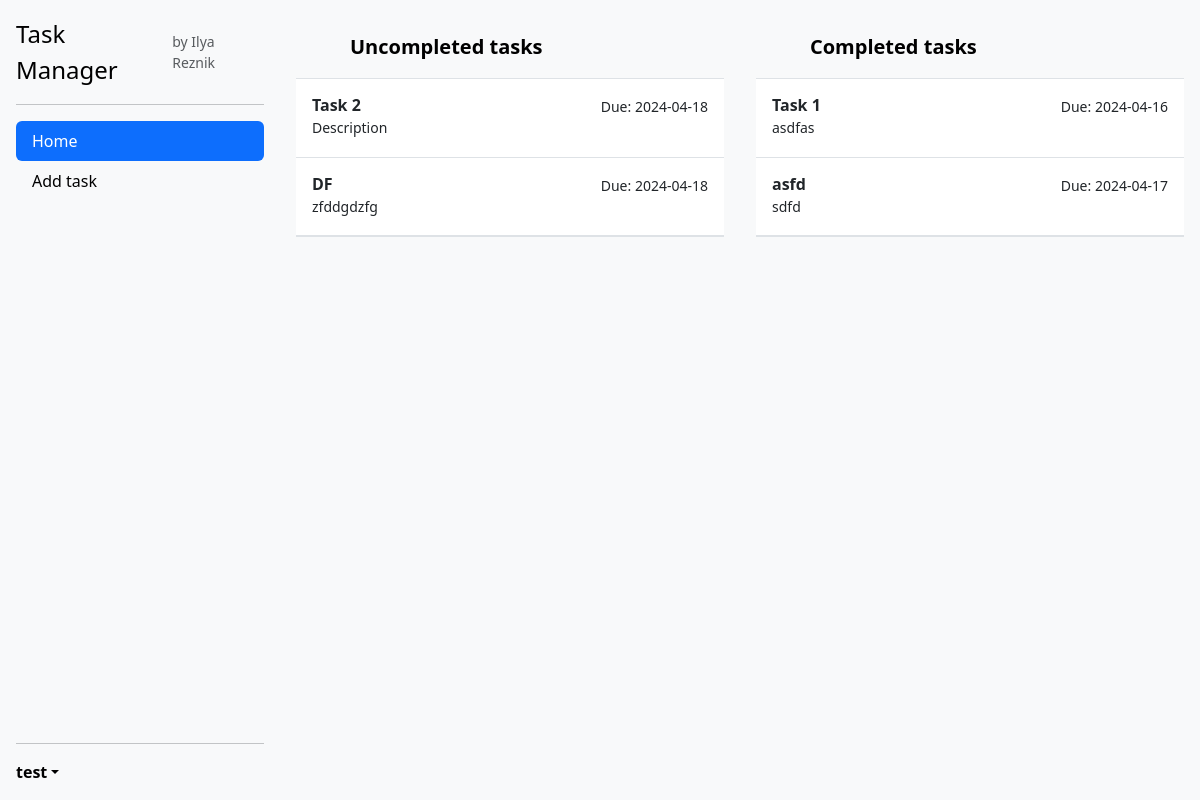
Screenshot of / (signed in) with the database file from the repository.
### models.py (models this page shows)
class Task(db.Model):
    id = db.Column(db.Integer, primary_key=True)
    name = db.Column(db.String(100), nullable=False)
    description = db.Column(db.String(255))
    due_date = db.Column(db.Date)
    completed = db.Column(db.Boolean, default=False)
    user_id = db.Column(db.Integer, db.ForeignKey('user.id'), nullable=False)

### app.py (the view)
@app.route('/', methods=['GET', 'POST'])
def tasks():
    if 'user_id' not in session:
        flash('Please log in first.', 'danger')
        return redirect(url_for('login'))
    user_id = session['user_id']
    uncompleted_tasks = Task.query.filter_by(user_id=user_id, completed=False).all()
    completed_tasks = Task.query.filter_by(user_id=user_id, completed=True).all()
    return render_template('tasks.html', username=session['username'], uncompleted_tasks=uncompleted_tasks, completed_tasks=completed_tasks)

### app.py (called while the page is built)
@app.before_request
def before_request():
    if request.method == 'POST' and request.form.get('_method'):
        request.environ['REQUEST_METHOD'] = request.form.get('_method').upper()

### templates/tasks.html (shortened to what this page needs)
{% extends "base.html" %}
{% block content %}
<div class="d-flex flex-column align-items-stretch flex-shrink-1 bg-body-tertiary p-3" style="width: 100vh;">
    <a href="/" class="d-flex align-items-center flex-shrink-1 p-3 link-body-emphasis text-decoration-none border-bottom">
    <svg class="bi pe-none me-2" width="30" height="24"><use xlink:href="#bootstrap"></use></svg>
    <span class="fs-5 fw-semibold">Uncompleted tasks</span>
    </a>
    <div class="list-group list-group-flush border-bottom scrollarea">
        {% if uncompleted_tasks %}
            {% for task in uncompleted_tasks %}
            <button class="list-group-item list-group-item-action py-3 lh-sm" data-bs-toggle="collapse" data-bs-target="#controls-collapse-{{task.id}}" aria-expanded="false" aria-current="true">
                <div class="d-flex w-100 align-items-center justify-content-between">
                <strong class="mb-1">{{ task.name }}</strong>
                <small>Due: {{ task.due_date }}</small>
                </div>
                <div class="col-10 mb-1 small">{{ task.description }}</div>
            </button>
            {% endfor %}
    {% else %}
        <p>No uncompleted tasks found.</p>
    {% endif %}
    </div>
</div>
<div class="d-flex flex-column align-items-stretch flex-shrink-1 bg-body-tertiary p-3" style="width: 100vh;">
    <a href="/" class="d-flex align-items-center flex-shrink-1 p-3 link-body-emphasis text-decoration-none border-bottom">
    <svg class="bi pe-none me-2" width="30" height="24"><use xlink:href="#bootstrap"></use></svg>
    <span class="fs-5 fw-semibold">Completed tasks</span>
    </a>
    <div class="list-group list-group-flush border-bottom scrollarea">
        {% if completed_tasks %}
            {% for task in completed_tasks %}
            <button class="list-group-item list-group-item-action py-3 lh-sm" data-bs-toggle="collapse" data-bs-target="#controls-collapse-{{task.id}}" aria-expanded="false" aria-current="true">
                <div class="d-flex w-100 align-items-center justify-content-between">
                <strong class="mb-1">{{ task.name }}</strong>
                <small>Due: {{ task.due_date }}</small>
                </div>
                <div class="col-10 mb-1 small">{{ task.description }}</div>
            </button>
            {% endfor %}
    {% else %}
        <p>No completed tasks found.</p>
    {% endif %}
    </div>
</div>
{% endblock %}

### templates/base.html (shortened to what this page needs)
<!DOCTYPE html>
<html>
<head>
    <link href="https://cdn.jsdelivr.net/npm/bootstrap@5.3.3/dist/css/bootstrap.min.css" rel="stylesheet">
</head>
<body>
    <main class="d-flex flex-nowrap">
        <div class="d-flex flex-column flex-shrink-0 p-3 bg-body-tertiary" style="width: 280px;">
            <a href="/" class="d-flex align-items-center mb-3 mb-md-0 me-md-auto link-body-emphasis text-decoration-none">
              <span class="fs-4">Task Manager</span>
              <small class="p-2 text-body-secondary">by Ilya Reznik</small>
            </a>
            <hr>
            <ul class="nav nav-pills flex-column mb-auto">
              <li class="nav-item">
                <a href="/" class="nav-link link-body-emphasis" aria-current="page" id="homelink">
                  Home
                </a>
              </li>
              <li>
                <a href="/add_task" class="nav-link link-body-emphasis" id="add_task">
                  Add task
                </a>
              </li>
            </ul>
            <hr>
            <div class="dropdown">
              <a href="#" class="d-flex align-items-center link-body-emphasis text-decoration-none dropdown-toggle" data-bs-toggle="dropdown" aria-expanded="false">
                <strong>{{ username }}</strong>
              </a>
            </div>
          </div>
            {% block content %}
            {% endblock %}
    </main>
</body>
</html>

### templates/base.html (style rules this page uses)
body { min-height: 100vh; min-height: -webkit-fill-available; }
html { height: -webkit-fill-available; }
main { min-height: 100vh; height: 100vh; height: -webkit-fill-available; max-height: 100vh; overflow-x: auto; overflow-y: hidden; }
.dropdown-toggle { outline: 0; }
.scrollarea { overflow-y: auto; }

### rows the page displays
Task: name "Task 2", due_date "2024-04-18", description "Description"
Task: name "DF", due_date "2024-04-18", description "zfddgdzfg"
Task: name "Task 1", due_date "2024-04-16", description "asdfas"
Task: name "asfd", due_date "2024-04-17", description "sdfd"

### other values shown
{{ username }} "test"
